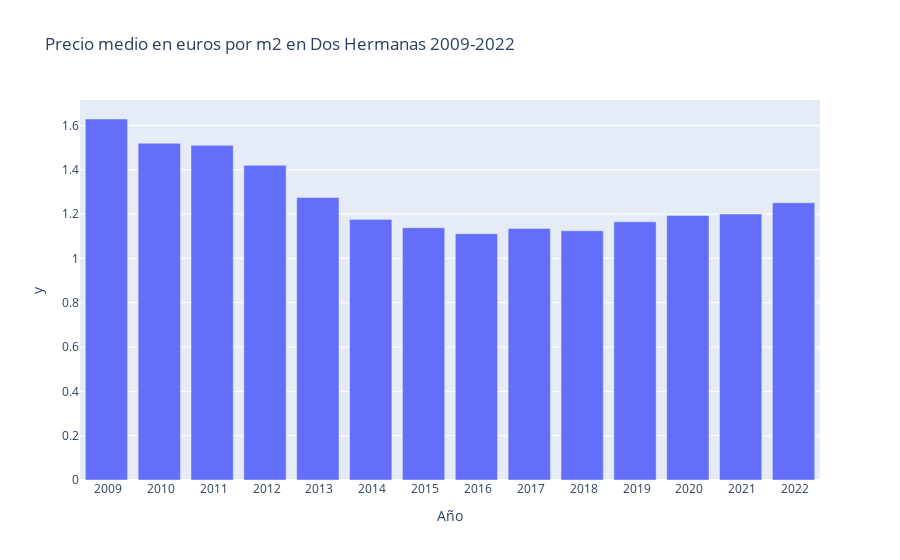

This figure's notebook cell:
### Code cell
fig7 = px.bar(precio_dos_herm_med,x=precio_dos_herm_med.index,y=precio_dos_herm_med.values,title='Precio medio en euros por m2 en Dos Hermanas 2009-2022')
fig7.show()

### Figure 1 — Plotly figure (JSON) as saved in the notebook; plotly's stock layout.template omitted (floating-point values rounded to 4 significant figures)
{"data": [{"alignmentgroup": "True", "hovertemplate": "Año=%{x}<br>y=%{y}<extra></extra>", "legendgroup": "", "marker": {"color": "#636efa", "pattern": {"shape": ""}}, "name": "", "offsetgroup": "", "orientation": "v", "showlegend": false, "textposition": "auto", "type": "bar", "x": [" 2009", " 2010", " 2011", " 2012", " 2013", " 2014", " 2015", " 2016", " 2017", " 2018", " 2019", " 2020", " 2021", " 2022"], "xaxis": "x", "y": [1.629, 1.519, 1.51, 1.42, 1.274, 1.176, 1.139, 1.111, 1.135, 1.125, 1.165, 1.194, 1.2, 1.251], "yaxis": "y"}], "layout": {"barmode": "relative", "legend": {"tracegroupgap": 0}, "title": {"text": "Precio medio en euros por m2 en Dos Hermanas 2009-2022"}, "xaxis": {"anchor": "y", "domain": [0, 1], "title": {"text": "Año"}}, "yaxis": {"anchor": "x", "domain": [0, 1], "title": {"text": "y"}}}}
